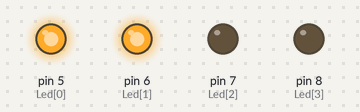
The sketch below on a simulated Arduino Uno, built with avr-gcc and run on an emulated ATmega328P. On the bench: output pins drawn as LEDs (lit = HIGH).

Above: at 0.2 s.
At 1.2 s:
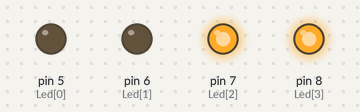
At 3.7 s:
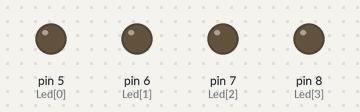
Timing chart, 0 to 4.6 s (numbered marks = the images above):
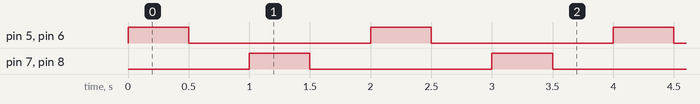

The sketch:

assignment2.ino
```cpp
int Led[4]={5, 6, 7, 8};

void setup() {
  for (int i=0; i<4; i++) {
    pinMode(Led[i], OUTPUT);
  }
}

void loop() {
  for (int i=0; i<2; i++) {
    digitalWrite(Led[i*2], HIGH);
    digitalWrite(Led[i*2+1], HIGH);
    delay(500);
    digitalWrite(Led[i*2], LOW);
    digitalWrite(Led[i*2+1], LOW);
    delay(500);
  }

}
```

Measured:
- by itself, pin 5 (Led[0]), pin 6 (Led[1]), pin 7 (Led[2]), pin 8 (Led[3]): alternates HIGH for 0.50 s and LOW for 1.5 s
- by itself, everything shown: repeats every 2.0 s, in 4 steps
